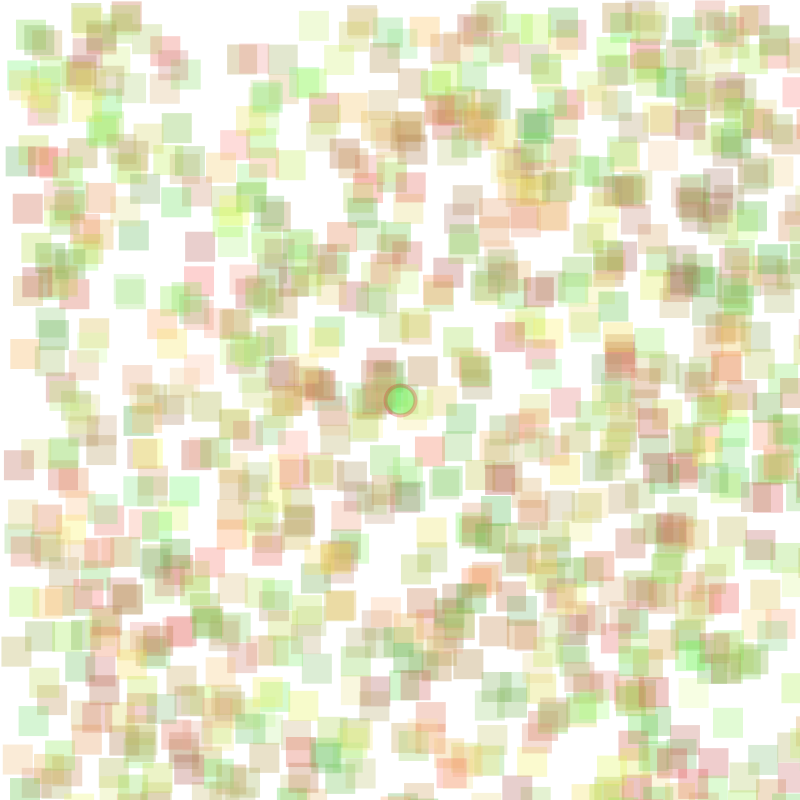
Frame 1 (no input)
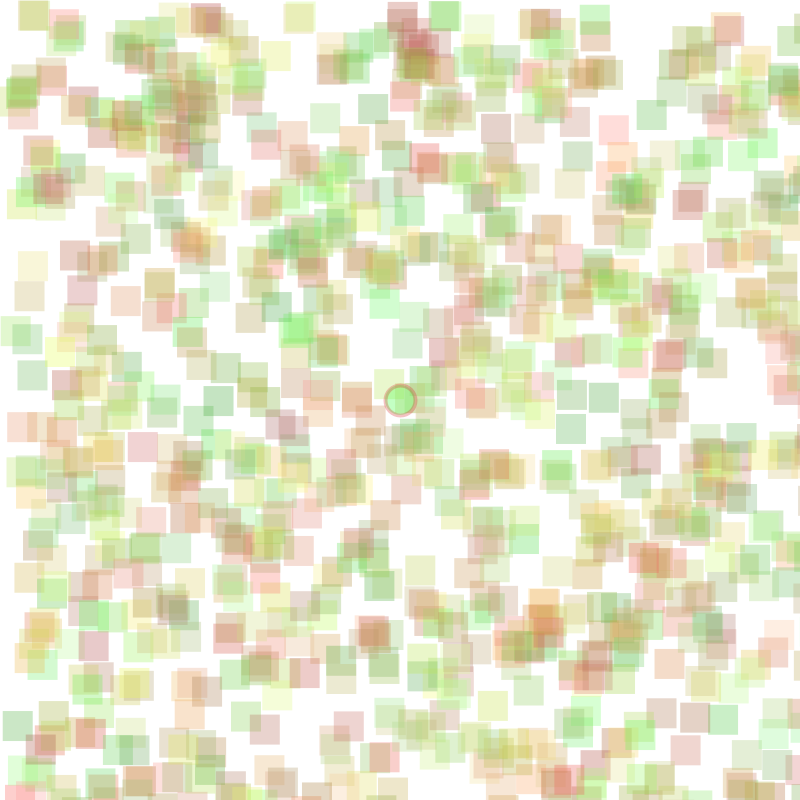
Frame 60 (the mouse pressed at the canvas centre just before this capture)
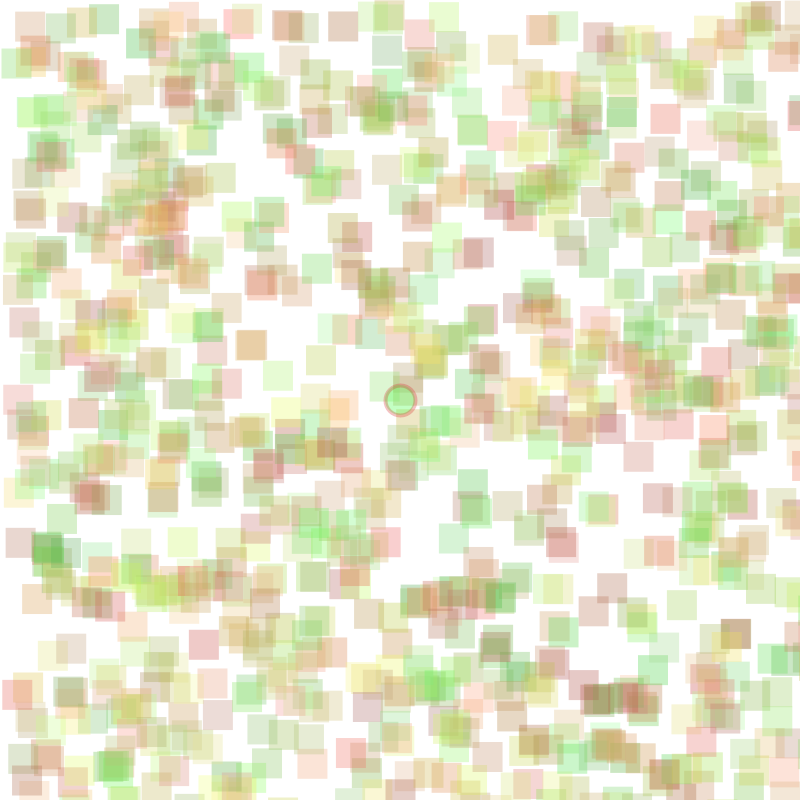
Frame 120 (the mouse held since frame 60 and released just before this capture)

The Processing sketch that drew these frames (run headless with seeded random() and noise(); from frame 60 on, the mouse is pressed at the canvas centre):

// Processing sketch: Brenda_Zhao_Assignkent_2
// ── Brenda_Zhao_Assignkent_2.pde
int x,y;
int h,s,b;

void setup(){
  size(800,800);
  x = width/2;
  y = height/2;
  
}


void draw(){
  background(255);
  colorMode(HSB); // use hue sat bright color mode

  h = 200; // hue
  s = 360; // saturation
  b = 360; // brightness

  for (int i = 0; i < 1000; i++) { // for 0 tp 999.999999
  noStroke(); // no outline
  fill(random (0,85), random (85, 170), random (170,255), 80 );
  rect(random (0, width), random (0, height), 30, 30); 
}

  strokeWeight(4);//4 pixel thick stroke
  stroke(255,215,213,70);
  fill(random (85,0), random (170,85), random (255,170), 90);
  ellipse(x, y, 30, 30);
  
  if (keyPressed) { // is a key pressed?
    if (key == CODED) { // is it a special "CODED" key?
      if (keyCode == RIGHT) { // is the coded key the right arrow?
        x+=10;   // same as saying x = x + 10;
      }
      if (keyCode == LEFT) { // is the coded key the left arrow?
        x-=10;   // same as saying x = x - 10;
      }
      if (keyCode == UP) { // is the coded key the up arrow?
        y-=10;   // same as saying x = x - 10;
      }
      if (keyCode == DOWN) { // is the coded key the down arrow?
        y+=10;   // same as saying x = x - 10;
      }
    }
  }

  if (x > width) { // if x goes out of bounds on the right
    x = 0; // reset to the left
  }
  if (x < 0) { // if x goes out of bounds on the left
    x = width; // reset to the right
  }
  if (y > height) { // if x goes out of bounds on the bottom
    y = 0; // reset to the top
  }
  if (y < 0) { // if x goes out of bounds on the top
    y = height; // reset to the bottom
  }
}
